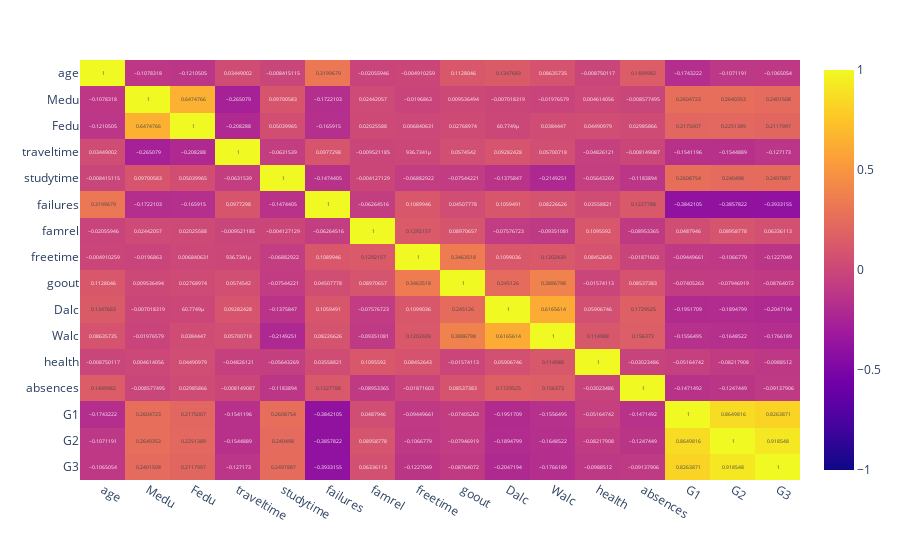

Source (notebook cell):
### Code cell
import plotly.express as px
corr = df.corr()
#l = px.imshow(corr, text_auto=True)
#l.show()
fig = px.imshow(corr, text_auto=True, aspect="auto", zmin=-1, zmax=1)
fig.show()

### Figure 1 — Plotly figure (JSON) as saved in the notebook; plotly's stock layout.template omitted (floating-point values rounded to 4 significant figures; data arrays with more than 128 entries replaced by an {"elided": "..."} marker saying what was removed)
{"data": [{"coloraxis": "coloraxis", "hovertemplate": "x: %{x}<br>y: %{y}<br>color: %{z}<extra></extra>", "name": "0", "texttemplate": "%{z}", "type": "heatmap", "x": ["age", "Medu", "Fedu", "traveltime", "studytime", "failures", "famrel", "freetime", "goout", "Dalc", "Walc", "health", "absences", "G1", "G2", "G3"], "xaxis": "x", "y": ["age", "Medu", "Fedu", "traveltime", "studytime", "failures", "famrel", "freetime", "goout", "Dalc", "Walc", "health", "absences", "G1", "G2", "G3"], "yaxis": "y", "z": {"elided": "16x16 float values"}}], "layout": {"coloraxis": {"cmax": 1, "cmin": -1, "colorscale": [[0, "#0d0887"], [0.1111, "#46039f"], [0.2222, "#7201a8"], [0.3333, "#9c179e"], [0.4444, "#bd3786"], [0.5556, "#d8576b"], [0.6667, "#ed7953"], [0.7778, "#fb9f3a"], [0.8889, "#fdca26"], [1, "#f0f921"]]}, "margin": {"t": 60}, "xaxis": {"anchor": "y", "domain": [0, 1]}, "yaxis": {"anchor": "x", "autorange": "reversed", "domain": [0, 1]}}}
